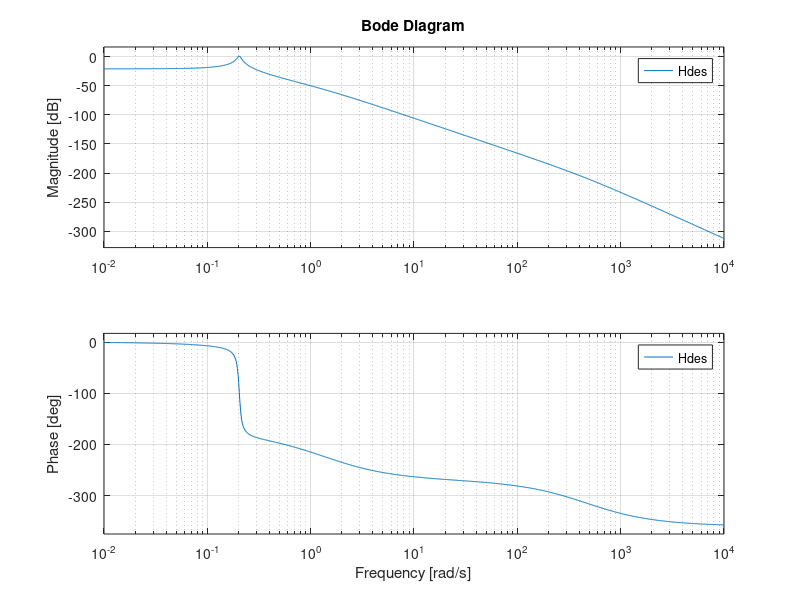

Recreate this plot in MATLAB.
clear all; clc
U1=380;
I21n=6;
I22n=10;
I23n=10;
U21n=8;
U22n=14;
U23n=14;

P2=U21n*I21n+2*U22n*I22n
S2=P2;


%P2[W]=500; ntr=0.94; J=1
ntr=0.94; J=1;

Pg=(P2/2)*(1+(1/ntr))
Sfe=1.2*sqrt(Pg*((1+ntr)/(J*ntr)))*100 %mm^2

l=sqrt(Sfe) %mm
lstelat=60; %mm
%am ales tola E+60
b=(Sfe/lstelat)

bstelat=1.2*b %cm
Ntole=floor(b/0.35)

Sfestelat=lstelat*bstelat/100
lmed=(4*lstelat+2*bstelat)/10

Scu21=I21n/J
Scu22=I22n/J
Scu23=Scu22

d21=sqrt((4*Scu21)/pi)
d22=sqrt((4*Scu22)/pi)
d23=d22

I1=Pg/U1
ScuI=I1/J
d1=sqrt((4*ScuI)/pi)

f=50; %Hz
B=1.1;
e=4.44*f*B*(0.9*Sfestelat)*10^(-4) %[V/spira]

W1=floor(U1/e)
W21=floor(U21n/e)
W22=floor(U22n/e)
W23=W22
rezistivitatea=0.0172 %ohm*mm^2/m
R1=W1*((rezistivitatea*lmed)/(100*ScuI))
R21=W21*((rezistivitatea*lmed)/(100*Scu21))
R22=W22*((rezistivitatea*lmed)/(100*Scu22))
R23=R22

R21stelat=R21+R1*(W21/W1)^2
R22stelat=R22+R1*(W22/W1)^2
R23stelat=R22stelat

RS1n=U21n/I21n
RS2n=U22n/I22n
RS3n=RS2n

e21tilda=(W21/W1)*U1
e22tilda=(W22/W1)*U1
e23tilda=e22tilda

U21=e21tilda-R21stelat*I21n
U22=e22tilda-R22stelat*I22n
U23=U22

W21stelat=floor(W21 + ((R21stelat*I21n)/e))
W22stelat=floor(W22 + ((R22stelat*I22n)/e))
W23stelat=W22stelat
%%

%CALCULUL EXPEDITIV AL TRANFORMATORULUI DE MICA PUTERE FOLOSIND MONOGRAME

clear all; clc
U1=380;
I21n=6;
I22n=10;
I23n=10;
U21n=8;
U22n=14;
U23n=14;
ntr=0.94; J=1;
P2=U21n*I21n+2*U22n*I22n
P=(1/ntr)*P2
Pg=(P2/2)*(1+(1/ntr))
Sfe=12*sqrt(Pg*((1+ntr)/(J*ntr)))
Sm=Sfe


%% A2. Calculul circuitelor de redresare
clear all; clc
U1=380;
I21n=6;
I22n=10;
I23n=10;
U21n=8;
U22n=14;
U23n=14;
sigma=1.5; %coeficient de siguranta

Umax21 = sqrt(2)*U21n
Umax22 = sqrt(2)*U22n
Umax23 = Umax22

Umax21_stelat = 1.5*sqrt(2)*U21n
Umax22_stelat = 1.5*2*sqrt(2)*U22n
Umax23_stelat = Umax22_stelat

I21_barat = 0.7*I21n
I22_barat = 0.7*I22n
I23_barat = 0.7*I23n

I21_barat_stelat = 1.05*I21n
I22_barat_stelat = 1.05*I22n
I23_barat_stelat = 1.05*I23n

%%
clear variables; clc

U1=380;
I21n=6;
I22n=10;
I23n=10;
U21n=8;
U22n=14;
U23n=14;
Sm=28
N0i=1.2
N0ii=1.25
w1=N0i*U1
w21=N0ii*U21n
w22=N0ii*U22n
w23=w22
Scu1=0.89;
Scu21=6;
Scu22=10

diametre = [0.07 0.10 0.12 0.15 0.18 0.2 0.22 0.25 0.28 0.30 0.35 0.40 0.45 0.50 0.55 0.60 0.65 0.70 0.75 0.80 0.5 0.90 0.95 1 1.2 1.4 1.5 1.6 1.8 2]
SCu1_prim = zeros(1,length(diametre));
SCu21_prim = zeros(1,length(diametre));
SCu22_prim = zeros(1,length(diametre));

for i = 1:length(diametre)
    SCu1_prim(i)=((diametre(i)^2)*pi)/4
    SCu21_prim(i)=((diametre(i)^2)*pi)/4
    SCu22_prim(i)=((diametre(i)^2)*pi)/4
end

%%


%%
clc
clear all 
U1 = 380
micro0=0.5
fu=15;
w=314;
u0=8;
e0=9.03;
ku=u0/e0
Rr=0.13;
R0=1.33;
kr=Rr/R0
U21=8; I21=6;
Rsn1=U21/I21
q=7.444;
Rrt1=1.13;
Rs1n=1.333
Cfi_Stelat=(1600*q*(Rrt1+Rs1n))/(Rrt1*Rs1n)

U1_barat = ku*U21*sqrt(2)
U1_barat_max = sqrt(2)*U21
V0_barat=0.5*U1_barat_max
I01_barat=V0_barat/Rsn1
delta_I_tildaL1 = 0.25*I01_barat
V_tildao1 =0.04*V0_barat
fc=1/(pi*w*2)

delta_Vo_tilda=4*V0_barat
Ua1=1.25*U1_barat_max
Ia1=1.5*I01_barat
U_tranzistor1=2*sqrt(2)*U21
I_tranzistor1=1.5*I01_barat
L1=((U1_barat_max-V0_barat)*micro0)/(fc*delta_I_tildaL1)
C=(delta_I_tildaL1*micro0)/(fc*delta_Vo_tilda)
Cales=15
R3=1/(2*fu*C)
A=8
micro=0.5

ui=micro*2*A-8
k=1/(2*A)
kr=0.2

V0_stelat=micro*kr*U1_barat
Co=19*10^(3)
 %k1=129.5756
ceva_pe_acolo = w*Co*R0
Rrt1=0.13
Cf=19*10^(-3)
k1=1/(Rrt1*Cf)
k2=1/(Rsn1*Cf)
%% C calculul regulatorului si simularea functionarii surselor controlate de curent
A=8;
C=46.24;
U21=8;
L=0.52;
Rsn1=1.33;
Hf=tf([(1/(2*A))*sqrt(2)*U21],[L*C L/(Rsn1) 1])
%%
A=8
U1_barat=8;
U21=8
U1max=sqrt(2)*U21
Vo_barat=0.5*U1_barat
I01=Vo_barat/Rs1n
deltaL=0.25*I01
Vo_tilda=4*Vo_barat
tildaL=0.25*I01
L1=((U1_barat_max-Vo_barat)*micro0)/(fc*tildaL)
C1=(tildaL*0.5)/(fu*Vo_tilda)
UA=1.25*U1max
IA=1.5*I01
Utranistor=2*sqrt(2)*8
Itranzistor=1.5*I01
%%
A=8;
U21=8
Hc=tf(407.6,[1 470.1 650.6])
Hr=0.2;
Hdes=Hf*Hr*Hc;
Hd=Hf*Hc;
H0=Hd/(1+Hdes)
step(H0);
bode(Hdes)
% hr=tf([4.93^2 1],[4.93 0])
% Hdes=series(hr,Hf)
% Ho=feedback(Hdes,1)
% figure,
% step(Ho); grid on
% figure,
% bode(Hdes); grid on
